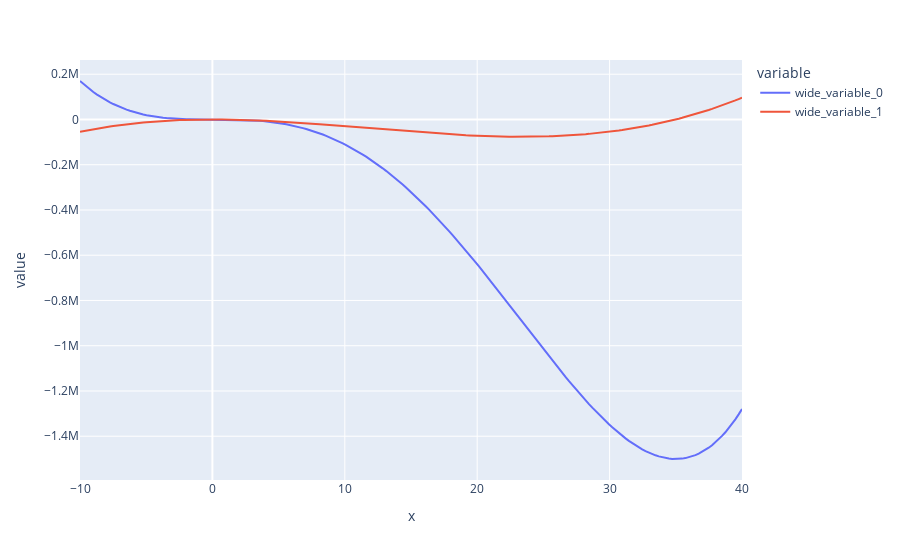

The notebook cell saved with this chart:
### Code cell
fig = px.line(x=x, y=[f(x), df(x)])
fig.show()

### Figure 1 — Plotly figure (JSON) as saved in the notebook; plotly's stock layout.template omitted (floating-point values rounded to 4 significant figures; data arrays with more than 128 entries replaced by an {"elided": "..."} marker saying what was removed)
{"data": [{"hovertemplate": "variable=wide_variable_0<br>x=%{x}<br>value=%{y}<extra></extra>", "legendgroup": "wide_variable_0", "line": {"color": "#636efa", "dash": "solid"}, "mode": "lines", "name": "wide_variable_0", "orientation": "v", "showlegend": true, "type": "scatter", "x": {"elided": "200 float values"}, "xaxis": "x", "y": {"elided": "200 float values"}, "yaxis": "y"}, {"hovertemplate": "variable=wide_variable_1<br>x=%{x}<br>value=%{y}<extra></extra>", "legendgroup": "wide_variable_1", "line": {"color": "#EF553B", "dash": "solid"}, "mode": "lines", "name": "wide_variable_1", "orientation": "v", "showlegend": true, "type": "scatter", "x": {"elided": "200 float values"}, "xaxis": "x", "y": {"elided": "200 float values"}, "yaxis": "y"}], "layout": {"autosize": true, "legend": {"title": {"text": "variable"}, "tracegroupgap": 0}, "margin": {"t": 60}, "xaxis": {"anchor": "y", "autorange": true, "domain": [0, 1], "range": [-10, 40], "title": {"text": "x"}, "type": "linear"}, "yaxis": {"anchor": "x", "autorange": true, "domain": [0, 1], "range": [-1593000.0, 262800.0], "title": {"text": "value"}, "type": "linear"}}}
